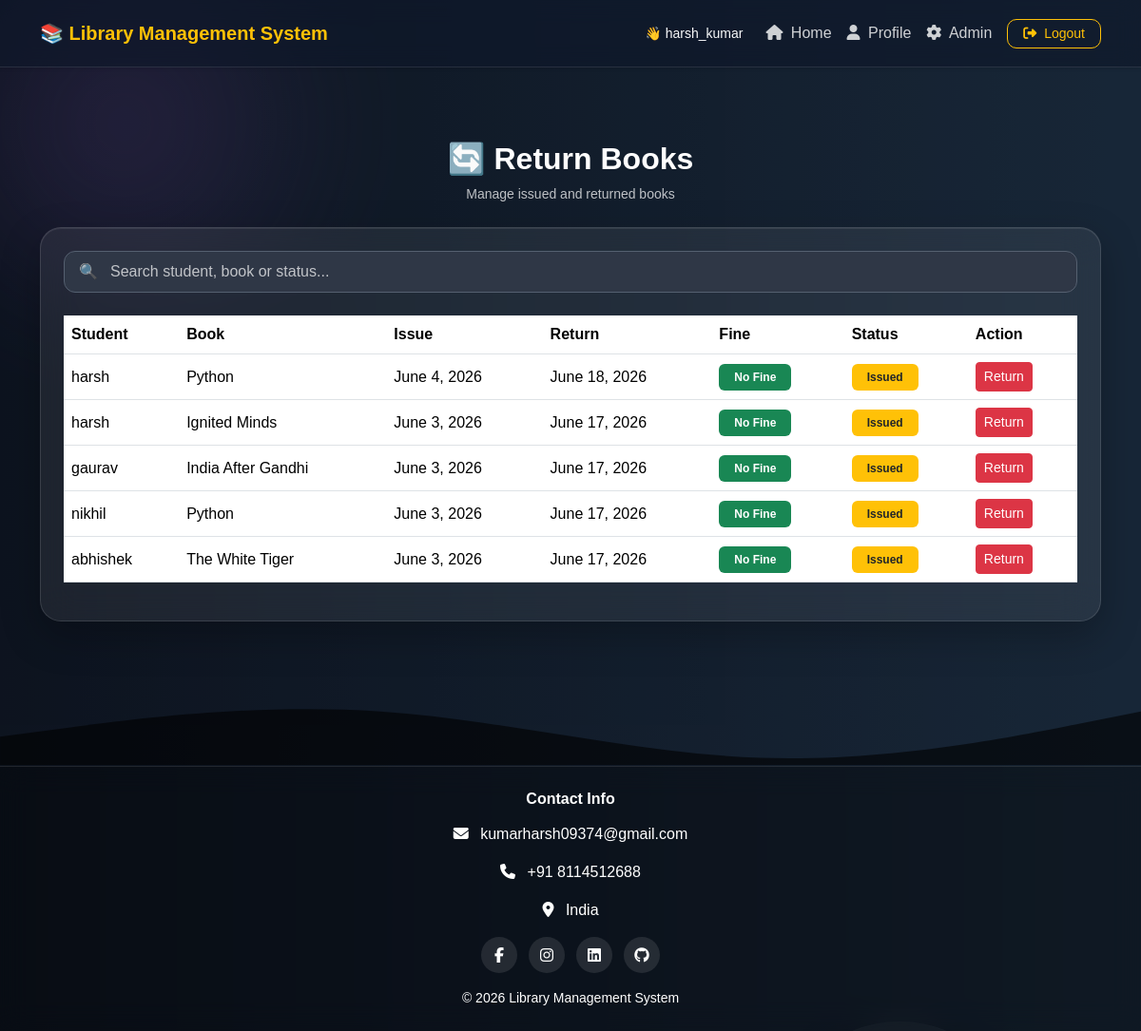
The page /books/return-book/ (signed in) on the database its author committed.
### books/models.py (models this page shows, shortened)
class IssuedBook(models.Model):
    student = models.ForeignKey(
        User,
        on_delete=models.CASCADE
    )
    book = models.ForeignKey(
        Book,
        on_delete=models.CASCADE
    )
    issue_date = models.DateField()
    return_date = models.DateField(
        null=True,
        blank=True
    )
    fine = models.IntegerField(
        default=0
    )
    returned = models.BooleanField(
        default=False
    )

class Book(models.Model):
    title = models.CharField(
        max_length=200
    )
    author = models.CharField(
        max_length=200
    )
    isbn = models.CharField(
        max_length=100,
        default='N/A'
    )
    quantity = models.IntegerField(
        default=1
    )
    added_at = models.DateTimeField(
        default=timezone.now
    )

### books/views.py (the view)
# urls.py: path('return-book/', views.return_book, name='return_book'),
@login_required
def return_book(request):
    if request.user.is_superuser or request.user.is_staff:
        issued_books = IssuedBook.objects.all().order_by('returned', '-issue_date')
    else:
        issued_books = IssuedBook.objects.filter(
            student=request.user
        ).order_by('returned', '-issue_date')
    today = timezone.now().date()
    for issue in issued_books:
        if not issue.returned and issue.return_date and today > issue.return_date:
            days_late = (today - issue.return_date).days
            new_fine = days_late * 5  # Rs. 5 per day
            if issue.fine != new_fine:
                issue.fine = new_fine
                issue.save()
    return render(request, 'books/return_book.html', {
        'issued_books': issued_books,
        'today': today,
    })

### books/templates/books/return_book.html (shortened to what this page needs)
{% extends 'base.html' %}
{% block content %}
{% include 'includes/dashboard_navbar.html' %}
<div class="container py-5">
    <div class="text-center mb-4">
        <h2 class="text-white fw-bold">🔄 Return Books</h2>
        <p class="text-light opacity-75 small">
            Manage issued and returned books
        </p>
    </div>
    <div class="glass-card p-4">
        <div class="position-relative mb-4">
            <span class="position-absolute top-50 start-0 translate-middle-y ms-3 text-light opacity-75">
                🔍
            </span>
            <input type="text" id="returnSearch"
                   class="form-control ps-5"
                   placeholder="Search student, book or status..."
                   style="border-radius:12px;">
        </div>
        <div class="table-responsive">
            <table class="table table-hover align-middle text-white" id="returnTable">
                <thead>
                    <tr>
                        <th>Student</th>
                        <th>Book</th>
                        <th>Issue</th>
                        <th>Return</th>
                        <th>Fine</th>
                        <th>Status</th>
                        {% if request.user.is_superuser or request.user.is_staff %}
                        <th>Action</th>
                        {% endif %}
                    </tr>
                </thead>
                <tbody>
                    {% for issue in issued_books %}
                    <tr>
                        <td>{{ issue.student.username }}</td>
                        <td>{{ issue.book.title }}</td>
                        <td>{{ issue.issue_date }}</td>
                        <td>{{ issue.return_date }}</td>
                        <td>
                            {% if issue.fine > 0 %}
                                <span class="badge bg-danger px-3 py-2">
                                    ₹{{ issue.fine }}
                                </span>
                            {% else %}
                                <span class="badge bg-success px-3 py-2">
                                    No Fine
                                </span>
                            {% endif %}
                        </td>
                        <td>
                            {% if issue.returned %}
                                <span class="badge bg-success px-3 py-2">Returned</span>
                            {% elif issue.return_date < today %}
                                <span class="badge bg-danger px-3 py-2">Overdue</span>
                            {% else %}
                                <span class="badge bg-warning text-dark px-3 py-2">
                                    Issued
                                </span>
                            {% endif %}
                        </td>
                        {% if request.user.is_superuser or request.user.is_staff %}
                        <td class="text-nowrap">
                            {% if not issue.returned %}
                            <a href="{% url 'return_book_action' issue.id %}"
                               class="btn btn-sm btn-danger">
                                Return
                            </a>
                            {% else %}
                            <button class="btn btn-sm btn-secondary" disabled>
                                Done
                            </button>
                            {% endif %}
                        </td>
                        {% endif %}
                    </tr>
                    {% empty %}
                    <tr>
                        <td colspan="7" class="text-center text-light opacity-75">
                            No Issued Books Found
                        </td>
                    </tr>
                    {% endfor %}
                </tbody>
            </table>
        </div>
    </div>
</div>
{% endblock %}

### templates/includes/dashboard_navbar.html (shortened to what this page needs)
<nav class="navbar navbar-expand-lg navbar-dark shadow-sm" style="background: rgba(0,0,0,0.55);
            backdrop-filter: blur(12px);
            border-bottom: 1px solid rgba(255,255,255,0.1);">
    <div class="container">
        <a class="navbar-brand fw-bold text-warning" href="{% if user.is_authenticated %}
                    {% if user.is_superuser %}
                        {% url 'admin_dashboard' %}
                    {% elif user.is_staff %}
                        {% url 'staff_dashboard' %}
                    {% else %}
                        {% url 'student_dashboard' %}
                    {% endif %}
                 {% else %}
                    {% url 'home' %}
                 {% endif %}">
            📚 Library Management System
        </a>
        <div class="collapse navbar-collapse" id="navbarNav">
            <ul class="navbar-nav ms-auto align-items-center">
                {% if user.is_authenticated %}
                <li class="nav-item me-3">
                    <span class="text-light small">
                        👋 {{ request.user.username }}
                    </span>
                </li>
                <li class="nav-item">
                    <a class="nav-link" href="
                           {% if user.is_superuser %}
                                {% url 'admin_dashboard' %}
                           {% elif user.is_staff %}
                                {% url 'staff_dashboard' %}
                           {% else %}
                                {% url 'student_dashboard' %}
                           {% endif %}
                           ">
                        <i class="fa fa-home me-1"></i> Home
                    </a>
                </li>
                <li class="nav-item">
                    <a class="nav-link" href="{% url 'profile' %}">
                        <i class="fa fa-user me-1"></i> Profile
                    </a>
                </li>
                {% if user.is_superuser %}
                <li class="nav-item">
                    <a class="nav-link text-warning" href="{% url 'admin:index' %}" target="_blank">
                        <i class="fa fa-cog me-1"></i> Admin
                    </a>
                </li>
                {% endif %}
                <li class="nav-item ms-2">
                    <button type="button" class="btn btn-outline-warning btn-sm px-3" data-bs-toggle="modal"
                        data-bs-target="#logoutModal">
                        <i class="fa fa-sign-out-alt me-1"></i> Logout
                    </button>
                </li>
                {% endif %}
            </ul>
        </div>
    </div>
</nav>

### static/css/style.css (style rules this page uses)
html, body { height: 100%; margin: 0; padding: 0; scroll-behavior: smooth; }
body { padding-top: 100px; background: linear-gradient(to right, #141e30, #243b55); min-height: 100vh; display: flex; flex-direction: column; font-family: Arial, sans-serif; overflow-x: hidden; position: relative; }
body::before { content: ""; position: fixed; inset: 0; background: rgba(0, 0, 0, .35); z-index: -3; }
body::after { content: ""; position: fixed; width: 500px; height: 500px; background: radial-gradient(circle, rgba(118, 75, 162, .22), transparent 70%); top: -120px; left: -120px; filter: blur(45px); animation: moveGlow 10s ease-in-out infinite alternate; z-index: -2; }
.navbar { background: rgba(15, 23, 42, .65) !important; backdrop-filter: blur(18px); -webkit-backdrop-filter: blur(18px); border-bottom: 1px solid rgba(255, 255, 255, .08); border-radius: 0px; box-shadow: 0 8px 30px rgba(0, 0, 0, .25); transition: .3s; }
.navbar { position: fixed; top: 0; padding-top: 15px; padding-bottom: 15px; left: 0; width: 100%; z-index: 1000; backdrop-filter: blur(18px); }
.navbar-brand { font-size: 20px; font-weight: 700; }
.navbar .nav-link { color: rgba(255, 255, 255, .8) !important; padding: 6px 10px; border-radius: 8px; transition: .3s; }
.glass-card { background: rgba(255, 255, 255, .07); backdrop-filter: blur(20px); -webkit-backdrop-filter: blur(20px); border: 1px solid rgba(255, 255, 255, .12); border-radius: 22px; box-shadow: 0 15px 40px rgba(0, 0, 0, .25), inset 0 1px 0 rgba(255, 255, 255, .08); transition: .3s; cursor: pointer; }
#returnSearch, #bookSearch, #searchRequest, #userSearch { background: #2f3746 !important; border: 1px solid #556070 !important; color: #f9f8f8 !important; border-radius: 12px !important; height: 44px; transition: .3s; }
#returnSearch::placeholder, #bookSearch::placeholder, #searchRequest::placeholder, #userSearch::placeholder { color: rgba(255, 255, 255, .7) !important; }
button { border-radius: 10px !important; font-weight: 600; }
.form-control { background: rgba(255, 255, 255, 0.1); border: none; color: #fff; }
.form-control::placeholder { color: rgba(255, 255, 255, 0.7); }

### rows shown on the page
IssuedBook: student.username "harsh", book "Python", issue_date "June 4, 2026", return_date "June 18, 2026", fine "No Fine", returned "Issued"
IssuedBook: student.username "harsh", book "Ignited Minds", issue_date "June 3, 2026", return_date "June 17, 2026", fine "No Fine", returned "Issued"
IssuedBook: student.username "gaurav", book "India After Gandhi", issue_date "June 3, 2026", return_date "June 17, 2026", fine "No Fine", returned "Issued"
IssuedBook: student.username "nikhil", book "Python", issue_date "June 3, 2026", return_date "June 17, 2026", fine "No Fine", returned "Issued"
IssuedBook: student.username "abhishek", book "The White Tiger", issue_date "June 3, 2026", return_date "June 17, 2026", fine "No Fine", returned "Issued"

### other values the page prints
{{ request.user.username }} "harsh_kumar"
